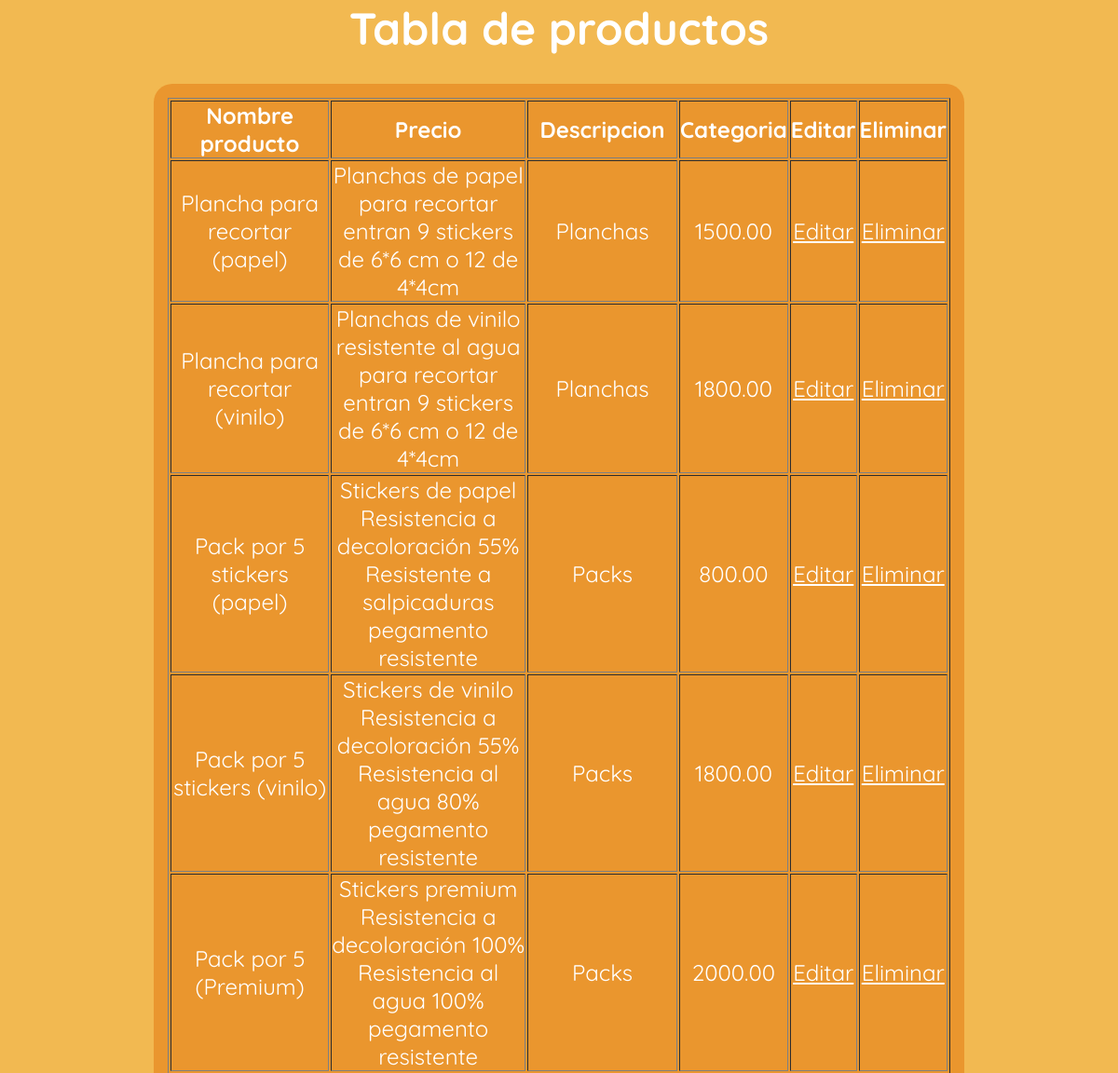
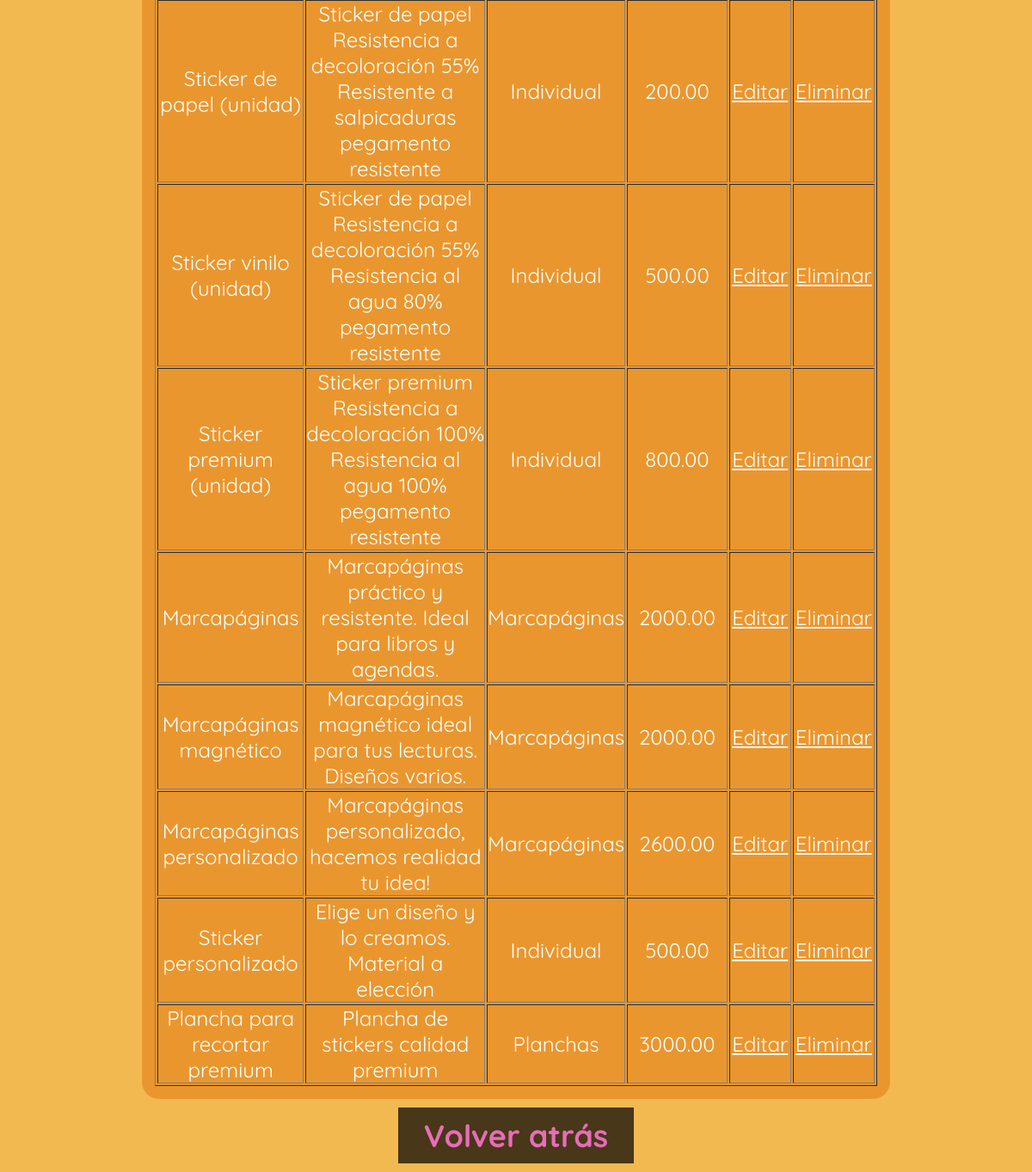
The app's page /tabla.php (signed in) with its own data (2 pictures, top to bottom).
### tables this page shows
CREATE TABLE `productos` (
  `id_producto` int(11) NOT NULL,
  `nombre` varchar(100) NOT NULL,
  `precio` decimal(12,2) NOT NULL,
  `imagen` varchar(50) NOT NULL,
  `descripcion` varchar(500) NOT NULL,
  `id_categoria` int(11) NOT NULL
);

CREATE TABLE `categorias` (
  `id_categoria` int(11) NOT NULL,
  `nombre_categoria` varchar(50) NOT NULL
);

### tabla.php (the view, shortened to what this page needs)
<?php
include('acciones/conexion.php');
?>
<!DOCTYPE html>
<html lang="en">
<head>
    <link rel="stylesheet" href="style.css">
</head>
<body id="tabla" style="display:flex; flex-direction: column; align-items:center;justify-content:center; text-align:center">
    <h1>Tabla de productos</h1><br>
    <div id="table">
        <table border="1">
            <tr>
                <th>Nombre producto</th>
                <th>Precio</th>
                <th>Descripcion</th>
                <th>Categoria</th>
                <th>Editar</th>
                <th>Eliminar</th>
            </tr>
            <?php
            $sql = "SELECT p.*, c.nombre_categoria FROM productos p, categorias c WHERE p.id_categoria = c.id_categoria";
            $datos = mysqli_query($con,$sql) ;
            foreach ($datos as $d) {
            ?>
            <tr>
                <td><?php echo $d['nombre'] ?></td>
                <td><?php echo $d['descripcion'] ?></td>
                <td><?php echo $d['nombre_categoria'] ?></td>
                <td><?php echo $d['precio'] ?></td>
                <td><a href="editar.php?id=<?php echo $d['id_producto'] ?>">Editar</a></td>
                <td><a href="eliminar.php?id=<?php echo $d['id_producto'] ?>">Eliminar</a></td>
            </tr>
            <?php
            }
            ?>
        </table>
    </div>
    <a id="vol" href="index.php">Volver atrás</a>
</body>
</html>

### style.css (style rules this page uses)
* { margin: 0; padding: 0; font-family:'quicksand'; color:white; }
body { min-height: 100vh; background-color: #f2b951; border: black; }
#tabla { background-color: #f2b951; font-family: 'quicksand'; font-size: 1.5em; }
#table { width: 70%; height: 70%; background-color:rgba(231, 136, 32, 0.7) ; padding: 15px; border-radius: 20px; }
#vol { margin: 10px; padding: 10px 30px; font-size: 1.5em; color: #e76db9; background-color: rgba(0, 0, 0, 0.7); font-weight: bolder; text-decoration: none; text-align: center; }

### records on screen
productos: nombre "Plancha para recortar (papel)", descripcion "Planchas de papel para recortar entran 9 stickers de 6*6 cm o 12 de 4*4cm", id_categoria.nombre_categoria "Planchas", precio "1500.00"
productos: nombre "Plancha para recortar (vinilo)", descripcion "Planchas de vinilo resistente al agua para recortar entran 9 stickers de 6*6 cm o 12 de 4*4cm", id_categoria.nombre_categoria "Planchas", precio "1800.00"
productos: nombre "Pack por 5 stickers (papel)", descripcion "Stickers de papel Resistencia a decoloración 55% Resistente a salpicaduras pegamento resistente", id_categoria.nombre_categoria "Packs", precio "800.00"
productos: nombre "Pack por 5 stickers (vinilo)", descripcion "Stickers de vinilo Resistencia a decoloración 55% Resistencia al agua 80% pegamento resistente", id_categoria.nombre_categoria "Packs", precio "1800.00"
productos: nombre "Pack por 5 (Premium)", descripcion "Stickers premium Resistencia a decoloración 100% Resistencia al agua 100% pegamento resistente", id_categoria.nombre_categoria "Packs", precio "2000.00"
productos: nombre "Sticker de papel (unidad)", descripcion "Sticker de papel Resistencia a decoloración 55% Resistente a salpicaduras pegamento resistente", id_categoria.nombre_categoria "Individual", precio "200.00"
productos: nombre "Sticker vinilo (unidad)", descripcion "Sticker de papel Resistencia a decoloración 55% Resistencia al agua 80% pegamento resistente", id_categoria.nombre_categoria "Individual", precio "500.00"
productos: nombre "Sticker premium (unidad)", descripcion "Sticker premium Resistencia a decoloración 100% Resistencia al agua 100% pegamento resistente", id_categoria.nombre_categoria "Individual", precio "800.00"
productos: nombre "Marcapáginas", descripcion "Marcapáginas práctico y resistente. Ideal para libros y agendas.", id_categoria.nombre_categoria "Marcapáginas", precio "2000.00"
productos: nombre "Marcapáginas magnético", descripcion "Marcapáginas magnético ideal para tus lecturas. Diseños varios.", id_categoria.nombre_categoria "Marcapáginas", precio "2000.00"
productos: nombre "Marcapáginas personalizado", descripcion "Marcapáginas personalizado, hacemos realidad tu idea!", id_categoria.nombre_categoria "Marcapáginas", precio "2600.00"
productos: nombre "Sticker personalizado", descripcion "Elige un diseño y lo creamos. Material a elección", id_categoria.nombre_categoria "Individual", precio "500.00"
productos: nombre "Plancha para recortar premium", descripcion "Plancha de stickers calidad premium", id_categoria.nombre_categoria "Planchas", precio "3000.00"
